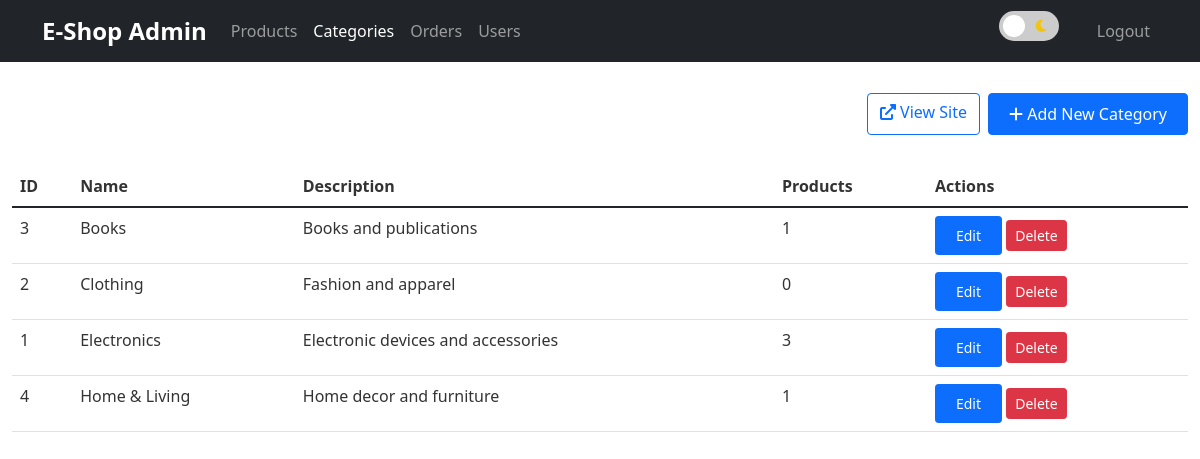
Screenshot of /admin/categories.php (signed in) with the database file from the repository.
### tables this page shows
CREATE TABLE `categories` (
  `id` int(11) NOT NULL,
  `name` varchar(100) NOT NULL,
  `description` text DEFAULT NULL,
  `created_at` timestamp NOT NULL DEFAULT current_timestamp()
);

### admin/categories.php (the view, shortened to what this page needs)
<?php
require_once '../config/config.php';
$stmt = $pdo->query("SELECT c.*, COUNT(p.id) as product_count
                     FROM categories c
                     LEFT JOIN products p ON c.id = p.category_id
                     GROUP BY c.id
                     ORDER BY c.name");
$categories = $stmt->fetchAll();
?>
<!DOCTYPE html>
<html lang="en">
<head>
    <link href="https://cdn.jsdelivr.net/npm/bootstrap@5.1.3/dist/css/bootstrap.min.css" rel="stylesheet">
    <link rel="stylesheet" href="https://cdn.jsdelivr.net/npm/bootstrap-icons@1.7.2/font/bootstrap-icons.css">
    <link rel="stylesheet" href="https://cdnjs.cloudflare.com/ajax/libs/font-awesome/6.0.0/css/all.min.css">
    <link rel="stylesheet" href="../assets/css/style.css">
    <link rel="stylesheet" href="../assets/css/dark-theme.css">
</head>
<body>
<?php include 'includes/header.php'; ?>
        <div class="container-fluid py-4">
            <div class="d-flex justify-content-between align-items-center mb-4">
                <h1 class="text-white">Categories Management</h1>
                <div class="d-flex gap-2">
                    <a href="../index.php" class="btn btn-outline-primary">
                        <i class="fas fa-external-link-alt"></i> View Site
                    </a>
                    <button class="btn btn-primary" data-bs-toggle="modal" data-bs-target="#categoryModal">
                        <i class="fas fa-plus"></i> Add New Category
                    </button>
                </div>
            </div>
            <div class="table-responsive">
                <table class="table table category-table">
                    <thead>
                        <tr>
                            <th>ID</th>
                            <th>Name</th>
                            <th>Description</th>
                            <th>Products</th>
                            <th>Actions</th>
                        </tr>
                    </thead>
                    <tbody>
                        <?php foreach ($categories as $category): ?>
                        <tr>
                            <td><?php echo $category['id']; ?></td>
                            <td><?php echo htmlspecialchars($category['name']); ?></td>
                            <td><?php echo htmlspecialchars($category['description']); ?></td>
                            <td><?php echo $category['product_count']; ?></td>
                            <td>
                                <button class="btn btn-sm btn-primary edit-category"
                                        data-bs-toggle="modal"
                                        data-bs-target="#categoryModal"
                                        data-category='<?php echo json_encode($category); ?>'>
                                    Edit
                                </button>
                                <form method="POST" class="d-inline" onsubmit="return confirm('Are you sure you want to delete this category?');">
                                    <button type="submit" name="delete" class="btn btn-sm btn-danger">Delete</button>
                                </form>
                            </td>
                        </tr>
                        <?php endforeach; ?>
                    </tbody>
                </table>
            </div>
        </div>
</body>
</html>

### assets/css/style.css (style rules this page uses)
.btn-primary { padding: 8px 20px; color: #ffffff; }
.table thead th { color: #333333; }
[data-theme="light"] .category-table td, [data-theme="light"] .category-table th { color: #333333; }

### rows the page displays
categories: id "3", name "Books", description "Books and publications", product_count "1"
categories: id "2", name "Clothing", description "Fashion and apparel", product_count "0"
categories: id "1", name "Electronics", description "Electronic devices and accessories", product_count "3"
categories: id "4", name "Home & Living", description "Home decor and furniture", product_count "1"
